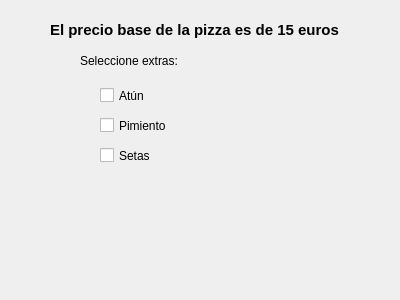
<?xml version="1.0" encoding="UTF-8"?>
<ui version="4.0">
 <class>Pizza</class>
 <widget class="QDialog" name="Pizza">
  <property name="geometry">
   <rect>
    <x>0</x>
    <y>0</y>
    <width>400</width>
    <height>300</height>
   </rect>
  </property>
  <property name="windowTitle">
   <string>Pizza</string>
  </property>
  <widget class="QLabel" name="lbl_titulo">
   <property name="geometry">
    <rect>
     <x>50</x>
     <y>0</y>
     <width>301</width>
     <height>61</height>
    </rect>
   </property>
   <property name="text">
    <string>&lt;html&gt;&lt;head/&gt;&lt;body&gt;&lt;p&gt;&lt;span style=&quot; font-size:11pt; font-weight:600;&quot;&gt;El precio base de la pizza es de 15 euros&lt;/span&gt;&lt;/p&gt;&lt;/body&gt;&lt;/html&gt;</string>
   </property>
  </widget>
  <widget class="QCheckBox" name="cb_atun">
   <property name="geometry">
    <rect>
     <x>100</x>
     <y>80</y>
     <width>71</width>
     <height>31</height>
    </rect>
   </property>
   <property name="text">
    <string>Atún</string>
   </property>
  </widget>
  <widget class="QCheckBox" name="cb_pimiento">
   <property name="geometry">
    <rect>
     <x>100</x>
     <y>110</y>
     <width>71</width>
     <height>31</height>
    </rect>
   </property>
   <property name="text">
    <string>Pimiento</string>
   </property>
  </widget>
  <widget class="QCheckBox" name="checkBox_3">
   <property name="geometry">
    <rect>
     <x>100</x>
     <y>140</y>
     <width>71</width>
     <height>31</height>
    </rect>
   </property>
   <property name="text">
    <string>Setas</string>
   </property>
  </widget>
  <widget class="QLabel" name="lbl_resultado">
   <property name="geometry">
    <rect>
     <x>10</x>
     <y>210</y>
     <width>381</width>
     <height>61</height>
    </rect>
   </property>
   <property name="text">
    <string/>
   </property>
  </widget>
  <widget class="QLabel" name="lbl_selecc">
   <property name="geometry">
    <rect>
     <x>80</x>
     <y>50</y>
     <width>121</width>
     <height>21</height>
    </rect>
   </property>
   <property name="text">
    <string>Seleccione extras:</string>
   </property>
  </widget>
 </widget>
 <resources/>
 <connections/>
</ui>
